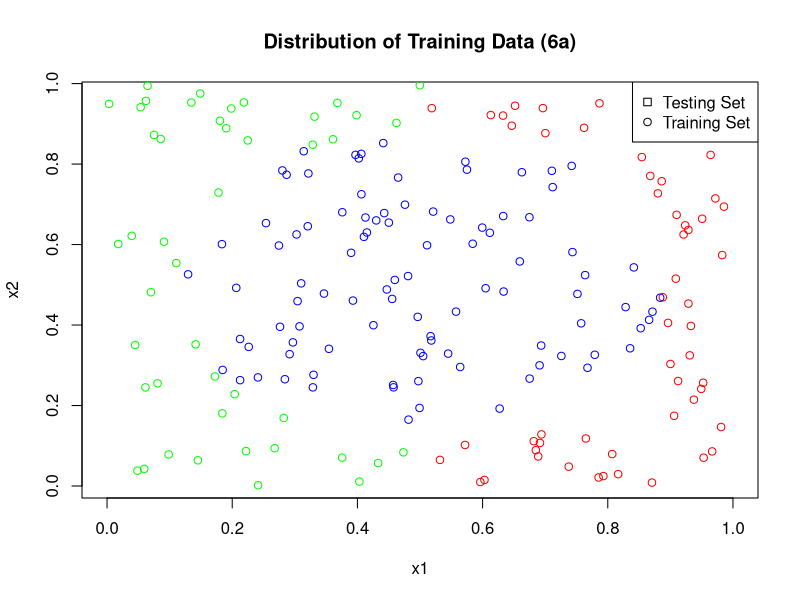
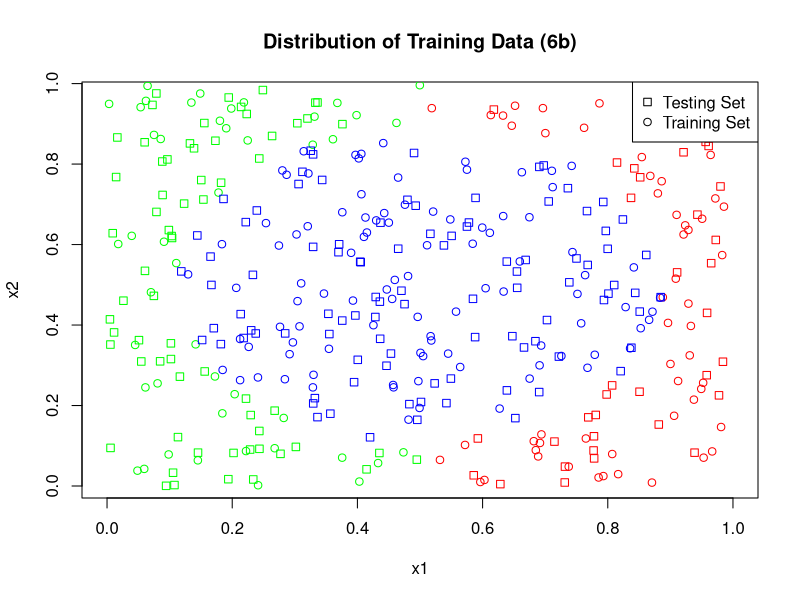

Write the R code that produced these figures, in order. (Note: this script raises an error after producing the figures.)
#INITIALIZERS

n = 200
x1 <- runif(n, 0, 1)
x2 <- runif(n, 0, 1)

cl <- c()

redx <- c()
redy <- c()

greenx <- c()
greeny <- c()

bluex <- c()
bluey <- c()

for(i in 1:200) {
  val <- (x1[i] - 0.5)^2 + (x2[i] - 0.5)^2
  if(val > 0.15 && x1[i] > 0.5) {
    print(i)
    cl <- append(cl, "red")
    redx <- append(redx, x1[i])
    redy <- append(redy, x2[i])
  }
  else if(val > 0.15 && x1[i] <= 0.5){
    
    cl <- append(cl, "green")
    greenx <- append(greenx, x1[i])
    greeny <- append(greeny, x2[i])
  }
  else {
    cl <- append(cl, "blue")
    bluex <- append(bluex, x1[i])
    bluey <- append(bluey, x2[i])
  }
}
print(cl)

plot(redx, redy, col="red", xlab = "x1", ylab = "x2", xlim = c(0,1), main="Distribution of Training Data (6a)", pch = 1)
points(bluex, bluey, col ="blue", pch = 1)
points(greenx, greeny, col="green", pch = 1)
legend("topright", c('Testing Set', 'Training Set'), pch = c(0, 1), col = c('Black', 'Black'))


############### 6b
n = 200
tx1 <- runif(n, 0, 1)
tx2 <- runif(n, 0, 1)
i <- 0

tcl <- c()

tredx <- c()
tredy <- c()

tgreenx <- c()
tgreeny <- c()

tbluex <- c()
tbluey <- c()

for(i in 1:200) {
  val <- (tx1[i] - 0.5)^2 + (tx2[i] - 0.5)^2
  if(val > 0.15 && tx1[i] > 0.5) {
    
    tcl <- append(tcl, "red")
    tredx <- append(tredx, tx1[i])
    tredy <- append(tredy, tx2[i])
  }
  else if(val > 0.15 && tx1[i] <= 0.5){
    
    tcl <- append(tcl, "green")
    tgreenx <- append(tgreenx, tx1[i])
    tgreeny <- append(tgreeny, tx2[i])
  }
  else {
    tcl <- append(tcl, "blue")
    tbluex <- append(tbluex, tx1[i])
    tbluey <- append(tbluey, tx2[i])
  }
}


plot(redx, redy, col="red", xlab = "x1", ylab = "x2", xlim = c(0,1), main="Distribution of Training Data (6b)", pch = 1)
points(bluex, bluey, col ="blue", pch = 1)
points(greenx, greeny, col="green", pch = 1)
points(tredx, tredy, col = "red", pch = 0)
points(tbluex, tbluey, col = "blue", pch = 0)
points(tgreenx, tgreeny, col = "green", pch = 0)

legend("topright", c('Testing Set', 'Training Set'), pch = c(0, 1), col = c('Black', 'Black'))

############################### 6c
testing_errors <- c()
training_errors <- c()

training <- as.data.frame(cbind(x1, x2))
testing <- as.data.frame(cbind(tx1, tx2))


for (k in 1:50) {
  
  fit = knn(training, training, cl, k=k)
  cm = as.matrix(table(Actual = cl, Predicted = fit))
  accuracy <- sum(diag(cm))/length(cl)
  error <- 1 - accuracy
  training_errors <- append(training_errors, error)
}
print(training_errors)



for (k in 1:50) {
  
  fit = knn(training, testing, cl, k=k)
  cm = as.matrix(table(Actual = tcl, Predicted = fit))
  accuracy <- sum(diag(cm))/(length(cl))
  error <- 1 - accuracy
  testing_errors <- append(testing_errors, error)
}
print(testing_errors)

plot(1/1:50, training_errors, col="red", ylim = c(0,0.8), xlim= c(0,1), main = "6c", ylab= "training and testing errors", xlab="1/k")
points(1/1:50, testing_errors, col="blue")
legend('topright', c('Testing', 'Training'), pch = c(1, 1), col = c('Blue', 'Red'))

############################## 6d
misplotted <- as.data.frame(c())
bluemiss <- as.data.frame(c())
redmiss <- as.data.frame(c())
greenmiss <- as.data.frame(c())

for(i in 1:200) {
  if(fit[i] != tcl[i]) {
    misplotted <- rbind(misplotted, testing[i,])
    if(fit[i] == "blue") {
      bluemiss <- rbind(bluemiss, testing[i,])
    }
    if(fit[i] == "green") {
      greenmiss <- rbind(bluemiss, testing[i,])
    }
    if(fit[i] == "red") {
      redmiss <- rbind(redmiss, testing[i,])
    }

  }
}

plot(tredx, tredy, col="red", xlab = "x1", ylab = "x2", xlim = c(0,1), main="Distribution of Testing Data (6d)", pch = 0)
# points(bluex, bluey, col ="blue", pch = 1)
# points(greenx, greeny, col="green", pch = 1)
# points(tredx, tredy, col = "red", pch = 0)
points(tbluex, tbluey, col = "blue", pch = 0)
points(tgreenx, tgreeny, col = "green", pch = 0)
# points(misplotted[,1], misplotted[,2], col = "black", pch = 4)
points(bluemiss[,1], bluemiss[,2], col = "blue", pch = 4)
points(redmiss[,1], redmiss[,2], col = "red", pch = 4)
points(greenmiss[,1], greenmiss[,2], col = "green", pch = 4)
legend('topright', c('Red Actual', 'Blue Actual', 'Green Actual', 'Color missed'), pch = c(0, 0, 0, 4), col = c('Red', 'Blue', 'Green', 'Black'))



